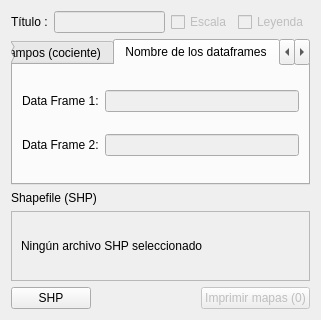
<?xml version="1.0" encoding="UTF-8"?>
<ui version="4.0">
 <class>Dialog</class>
 <widget class="QDialog" name="Dialog">
  <property name="geometry">
   <rect>
    <x>0</x>
    <y>0</y>
    <width>321</width>
    <height>320</height>
   </rect>
  </property>
  <property name="windowTitle">
   <string>Dialog</string>
  </property>
  <layout class="QVBoxLayout" name="verticalLayout">
   <property name="sizeConstraint">
    <enum>QLayout::SetMinAndMaxSize</enum>
   </property>
   <item>
    <layout class="QHBoxLayout" name="horizontalLayout">
     <item>
      <widget class="QLabel" name="label">
       <property name="text">
        <string>Título :</string>
       </property>
      </widget>
     </item>
     <item>
      <widget class="QLineEdit" name="txt_title">
       <property name="enabled">
        <bool>false</bool>
       </property>
      </widget>
     </item>
     <item>
      <widget class="QCheckBox" name="check_scale">
       <property name="enabled">
        <bool>false</bool>
       </property>
       <property name="text">
        <string>Escala</string>
       </property>
      </widget>
     </item>
     <item>
      <widget class="QCheckBox" name="check_legend">
       <property name="enabled">
        <bool>false</bool>
       </property>
       <property name="text">
        <string>Leyenda</string>
       </property>
      </widget>
     </item>
    </layout>
   </item>
   <item>
    <widget class="QTabWidget" name="tabs">
     <property name="currentIndex">
      <number>3</number>
     </property>
     <widget class="QWidget" name="tab_ts">
      <property name="acceptDrops">
       <bool>false</bool>
      </property>
      <attribute name="title">
       <string>Temático Simple</string>
      </attribute>
      <layout class="QVBoxLayout" name="verticalLayout_7">
       <item>
        <layout class="QHBoxLayout" name="horizontalLayout_13">
         <item>
          <widget class="QCheckBox" name="checkbox_ts">
           <property name="enabled">
            <bool>false</bool>
           </property>
           <property name="text">
            <string>Realizar mapa</string>
           </property>
          </widget>
         </item>
        </layout>
       </item>
       <item>
        <layout class="QGridLayout" name="gridLayout">
         <item row="0" column="0">
          <widget class="QLabel" name="label_2">
           <property name="text">
            <string>Temático   :</string>
           </property>
          </widget>
         </item>
         <item row="0" column="1">
          <widget class="QComboBox" name="combo_ts">
           <property name="enabled">
            <bool>false</bool>
           </property>
           <property name="editable">
            <bool>false</bool>
           </property>
          </widget>
         </item>
        </layout>
       </item>
       <item>
        <layout class="QHBoxLayout" name="horizontalLayout_2">
         <item>
          <spacer name="horizontalSpacer_2">
           <property name="orientation">
            <enum>Qt::Horizontal</enum>
           </property>
           <property name="sizeHint" stdset="0">
            <size>
             <width>40</width>
             <height>20</height>
            </size>
           </property>
          </spacer>
         </item>
        </layout>
       </item>
      </layout>
      <zorder></zorder>
     </widget>
     <widget class="QWidget" name="tab_vt">
      <attribute name="title">
       <string>Comparación de varios temáticos</string>
      </attribute>
      <layout class="QVBoxLayout" name="verticalLayout_6">
       <item>
        <layout class="QVBoxLayout" name="verticalLayout_2">
         <item>
          <widget class="QCheckBox" name="checkbox_vt">
           <property name="enabled">
            <bool>false</bool>
           </property>
           <property name="text">
            <string>Realizar mapa</string>
           </property>
          </widget>
         </item>
        </layout>
       </item>
       <item>
        <layout class="QHBoxLayout" name="horizontalLayout_3">
         <item>
          <widget class="QLabel" name="label_3">
           <property name="text">
            <string>Temático 1 :</string>
           </property>
          </widget>
         </item>
         <item>
          <widget class="QComboBox" name="combo_comp_t1">
           <property name="enabled">
            <bool>false</bool>
           </property>
          </widget>
         </item>
        </layout>
       </item>
       <item>
        <layout class="QHBoxLayout" name="horizontalLayout_4">
         <item>
          <widget class="QLabel" name="label_4">
           <property name="text">
            <string>Temático 2 :</string>
           </property>
          </widget>
         </item>
         <item>
          <widget class="QComboBox" name="combo_comp_t2">
           <property name="enabled">
            <bool>false</bool>
           </property>
          </widget>
         </item>
        </layout>
       </item>
      </layout>
      <zorder></zorder>
      <zorder></zorder>
      <zorder></zorder>
     </widget>
     <widget class="QWidget" name="tab_norm">
      <attribute name="title">
       <string>Normalización de campos (cociente)</string>
      </attribute>
      <layout class="QVBoxLayout" name="verticalLayout_5">
       <item>
        <layout class="QVBoxLayout" name="verticalLayout_3">
         <property name="topMargin">
          <number>0</number>
         </property>
         <property name="rightMargin">
          <number>0</number>
         </property>
         <item>
          <widget class="QCheckBox" name="checkbox_norm">
           <property name="enabled">
            <bool>false</bool>
           </property>
           <property name="text">
            <string>Realizar mapa</string>
           </property>
          </widget>
         </item>
        </layout>
       </item>
       <item>
        <layout class="QHBoxLayout" name="horizontalLayout_9">
         <item>
          <widget class="QLabel" name="label_8">
           <property name="text">
            <string>Campo 1 :</string>
           </property>
          </widget>
         </item>
         <item>
          <widget class="QComboBox" name="combo_norm_c1">
           <property name="enabled">
            <bool>false</bool>
           </property>
           <property name="sizeAdjustPolicy">
            <enum>QComboBox::AdjustToContentsOnFirstShow</enum>
           </property>
          </widget>
         </item>
        </layout>
       </item>
       <item>
        <layout class="QHBoxLayout" name="horizontalLayout_10">
         <item>
          <widget class="QLabel" name="label_9">
           <property name="text">
            <string>Campo 2 :</string>
           </property>
          </widget>
         </item>
         <item>
          <widget class="QComboBox" name="combo_norm_c2">
           <property name="enabled">
            <bool>false</bool>
           </property>
          </widget>
         </item>
        </layout>
       </item>
      </layout>
     </widget>
     <widget class="QWidget" name="tab_dataframe_names">
      <attribute name="title">
       <string>Nombre de los dataframes</string>
      </attribute>
      <layout class="QVBoxLayout" name="verticalLayout_8">
       <item>
        <layout class="QHBoxLayout" name="horizontalLayout_6">
         <item>
          <widget class="QLabel" name="label_5">
           <property name="text">
            <string>Data Frame 1:</string>
           </property>
          </widget>
         </item>
         <item>
          <widget class="QLineEdit" name="line_edit_df_1">
           <property name="enabled">
            <bool>false</bool>
           </property>
          </widget>
         </item>
        </layout>
       </item>
       <item>
        <layout class="QHBoxLayout" name="horizontalLayout_5">
         <item>
          <widget class="QLabel" name="label_6">
           <property name="text">
            <string>Data Frame 2:</string>
           </property>
          </widget>
         </item>
         <item>
          <widget class="QLineEdit" name="line_edit_df_2">
           <property name="enabled">
            <bool>false</bool>
           </property>
          </widget>
         </item>
        </layout>
       </item>
      </layout>
     </widget>
     <widget class="QWidget" name="tab">
      <attribute name="title">
       <string>Carpeta de salida</string>
      </attribute>
      <layout class="QFormLayout" name="formLayout_2">
       <item row="0" column="0">
        <layout class="QHBoxLayout" name="horizontalLayout_7">
         <item>
          <widget class="QPushButton" name="btn_select_folder">
           <property name="text">
            <string>ELEGIR CARPETA</string>
           </property>
          </widget>
         </item>
        </layout>
       </item>
       <item row="1" column="0" colspan="2">
        <widget class="QScrollArea" name="scrollArea_2">
         <property name="widgetResizable">
          <bool>true</bool>
         </property>
         <widget class="QWidget" name="scrollAreaWidgetContents_2">
          <property name="geometry">
           <rect>
            <x>0</x>
            <y>0</y>
            <width>277</width>
            <height>69</height>
           </rect>
          </property>
          <layout class="QHBoxLayout" name="horizontalLayout_11">
           <item>
            <widget class="QLabel" name="label_selected_folder">
             <property name="text">
              <string>Ninguna carpeta seleccionada</string>
             </property>
            </widget>
           </item>
          </layout>
         </widget>
        </widget>
       </item>
      </layout>
     </widget>
    </widget>
   </item>
   <item>
    <widget class="QLabel" name="label_7">
     <property name="text">
      <string>Shapefile (SHP)</string>
     </property>
    </widget>
   </item>
   <item>
    <widget class="QScrollArea" name="scrollArea">
     <property name="widgetResizable">
      <bool>true</bool>
     </property>
     <widget class="QWidget" name="scrollAreaWidgetContents">
      <property name="geometry">
       <rect>
        <x>0</x>
        <y>0</y>
        <width>301</width>
        <height>69</height>
       </rect>
      </property>
      <layout class="QVBoxLayout" name="verticalLayout_4">
       <item>
        <widget class="QLabel" name="label_shp_path">
         <property name="text">
          <string>Ningún archivo SHP seleccionado</string>
         </property>
        </widget>
       </item>
      </layout>
     </widget>
    </widget>
   </item>
   <item>
    <layout class="QHBoxLayout" name="horizontalLayout_8">
     <item>
      <widget class="QPushButton" name="btn_load_shp">
       <property name="text">
        <string>SHP</string>
       </property>
      </widget>
     </item>
     <item>
      <spacer name="horizontalSpacer">
       <property name="orientation">
        <enum>Qt::Horizontal</enum>
       </property>
       <property name="sizeHint" stdset="0">
        <size>
         <width>40</width>
         <height>20</height>
        </size>
       </property>
      </spacer>
     </item>
     <item>
      <widget class="QPushButton" name="btn_do">
       <property name="enabled">
        <bool>false</bool>
       </property>
       <property name="text">
        <string>Imprimir mapas (0)</string>
       </property>
      </widget>
     </item>
    </layout>
   </item>
  </layout>
 </widget>
 <resources/>
 <connections/>
</ui>
